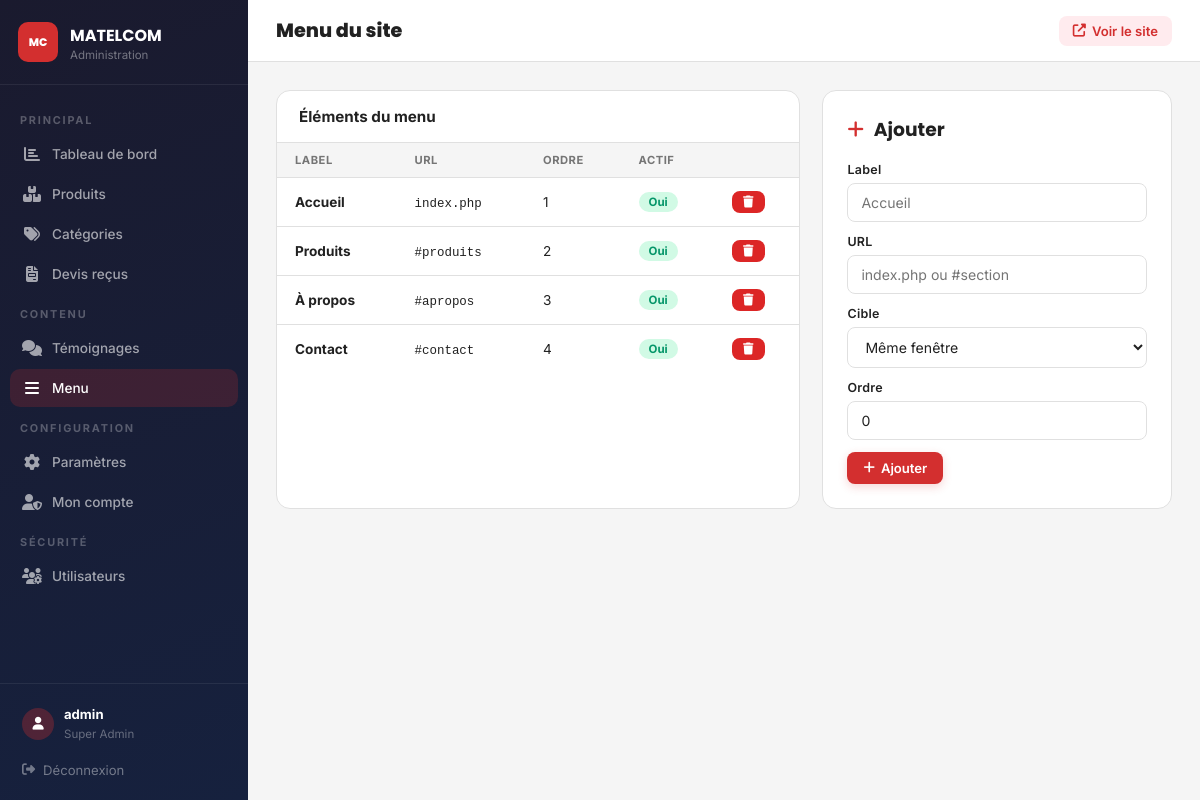
Screenshot of /admin/menu.php (signed in) with the database file from the repository.
### tables this page shows
CREATE TABLE `menu_items` (
  `id` int(11) NOT NULL AUTO_INCREMENT,
  `label` varchar(100) NOT NULL,
  `url` varchar(255) NOT NULL,
  `target` varchar(10) DEFAULT '_self',
  `ordre` int(11) DEFAULT 0,
  `actif` tinyint(1) DEFAULT 1,
  `parent_id` int(11) DEFAULT NULL,
  PRIMARY KEY (`id`)
);

### includes/functions.php (called while the page is built, shortened)
<?php
function e($s) { return htmlspecialchars($s ?? '', ENT_QUOTES, 'UTF-8'); }

### includes/auth.php (called while the page is built, shortened)
<?php
require_once __DIR__.'/functions.php';
function gh_is_super_admin() {
    return !empty($_SESSION['admin_is_super']);
}
function gh_has_page_permission($page_key, $type = 'read') {
    if (gh_is_super_admin()) return true;
    $rid = $_SESSION['admin_role_id'] ?? null;
    $col = $type === 'write' ? 'can_write' : 'can_read';
    $s = getDB()->prepare("SELECT $col FROM admin_role_permissions WHERE role_id=? AND (page_key=? OR page_key='all')");
    $s->execute([$rid, $page_key]);
    return (bool) $s->fetchColumn();
}

### admin/menu.php (the view, shortened to what this page needs)
<?php
require_once __DIR__.'/../includes/functions.php';
require_once __DIR__.'/../includes/auth.php';
$db = getDB();
$items = $db->query("SELECT * FROM menu_items ORDER BY ordre ASC")->fetchAll();
require '_top.php';
?>
<div style="display:grid;grid-template-columns:1.5fr 1fr;gap:22px">
  <div class="card">
    <div class="card-header"><h2>Éléments du menu</h2></div>
    <table>
      <thead><tr><th>Label</th><th>URL</th><th>Ordre</th><th>Actif</th><th></th></tr></thead>
      <tbody>
      <?php foreach ($items as $item): ?>
      <tr>
        <td><strong><?= e($item['label']) ?></strong></td>
        <td><code style="font-size:.78rem"><?= e($item['url']) ?></code></td>
        <td><?= $item['ordre'] ?></td>
        <td><span class="badge <?= $item['actif']?'bd-success':'bd-secondary' ?>"><?= $item['actif']?'Oui':'Non' ?></span></td>
        <td>
          <form method="POST" style="display:inline" onsubmit="return confirm('Supprimer ?')">
            <button type="submit" class="btn btn-danger btn-sm"><i class="fas fa-trash"></i></button>
          </form>
        </td>
      </tr>
      <?php endforeach; ?>
      </tbody>
    </table>
  </div>
  <?php if(gh_has_page_permission('menu','write')): ?>
  <div class="card" style="padding:24px">
    <h3 style="font-family:'Poppins',sans-serif;font-weight:700;margin-bottom:18px"><i class="fas fa-plus" style="color:var(--red);margin-right:6px"></i> Ajouter</h3>
    <form method="POST">
      <div class="fg" style="margin-bottom:12px"><label>Label</label><input type="text" name="label" required placeholder="Accueil"/></div>
      <div class="fg" style="margin-bottom:12px"><label>URL</label><input type="text" name="url" required placeholder="index.php ou #section"/></div>
      <div class="fg" style="margin-bottom:12px"><label>Cible</label>
        <select name="target"><option value="_self">Même fenêtre</option><option value="_blank">Nouvel onglet</option></select>
      </div>
      <div class="fg" style="margin-bottom:12px"><label>Ordre</label><input type="number" name="ordre" value="0"/></div>
      <button type="submit" class="btn btn-primary"><i class="fas fa-plus"></i> Ajouter</button>
    </form>
  </div>
  <?php endif; ?>
</div>
<?php require '_bottom.php'; ?>

### admin/_top.php (style rules this page uses)
* { box-sizing:border-box;margin:0;padding:0; }
:root { --red:#D32F2F;--red-dark:#B71C1C;--red-light:#EF5350;--red-pale:#FFEBEE;--ink:#212121;--muted:#757575;--border:#E0E0E0;--soft:#F5F5F5;--sidebar:248px; }
body { font-family:'Inter',sans-serif;background:var(--soft);color:var(--ink);display:flex;min-height:100vh; }
.card { background:white;border-radius:14px;border:1px solid var(--border);overflow:hidden;margin-bottom:22px; }
.card-header { padding:16px 22px;border-bottom:1px solid var(--border);display:flex;align-items:center;justify-content:space-between; }
.card-header h2 { font-size:.95rem;font-weight:700;color:var(--ink); }
table { width:100%;border-collapse:collapse; }
th { padding:10px 18px;text-align:left;font-size:.7rem;font-weight:700;letter-spacing:.5px;color:var(--muted);text-transform:uppercase;background:var(--soft);border-bottom:1px solid var(--border); }
td { padding:13px 18px;border-bottom:1px solid var(--border);font-size:.85rem;vertical-align:middle; }
tr:last-child td { border-bottom:none; }
.badge { display:inline-flex;padding:3px 10px;border-radius:20px;font-size:.72rem;font-weight:700; }
.bd-success { background:#d1fae5;color:#059669; }
.btn { display:inline-flex;align-items:center;gap:6px;padding:8px 16px;border-radius:8px;font-family:'Inter',sans-serif;font-size:.82rem;font-weight:600;cursor:pointer;text-decoration:none;border:none;transition:all .2s; }
.btn-primary { background:var(--red);color:white;box-shadow:0 3px 10px rgba(211,47,47,.2); }
.btn-danger { background:#dc2626;color:white; }
.btn-sm { padding:5px 11px;font-size:.75rem; }
.fg { margin-bottom:0; }
.fg label { display:block;font-size:.78rem;font-weight:600;letter-spacing:.3px;color:var(--ink);margin-bottom:6px; }
.fg input,.fg select,.fg textarea { width:100%;padding:10px 13px;border:1.5px solid var(--border);border-radius:8px;font-size:.88rem;font-family:'Inter',sans-serif;color:var(--ink);outline:none;transition:border-color .2s;background:white; }

### rows the page displays
menu_items: label "Accueil", url "index.php", ordre "1", actif "Oui"
menu_items: label "Produits", url "#produits", ordre "2", actif "Oui"
menu_items: label "À propos", url "#apropos", ordre "3", actif "Oui"
menu_items: label "Contact", url "#contact", ordre "4", actif "Oui"

### other values shown
$_SESSION['admin_user'] "admin"
gh_role_label() "Super Admin"
$pageTitle "Menu du site"
